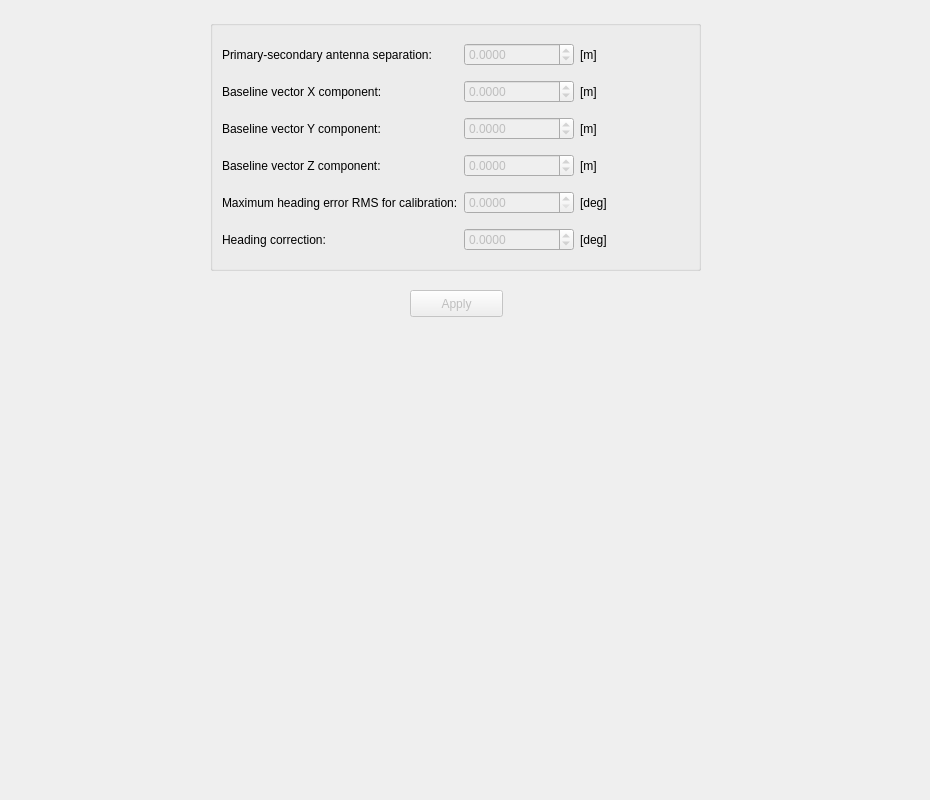
<?xml version="1.0" encoding="UTF-8"?>
<ui version="4.0">
 <class>GAMSParametersControl</class>
 <widget class="QWidget" name="GAMSParametersControl">
  <property name="geometry">
   <rect>
    <x>0</x>
    <y>0</y>
    <width>930</width>
    <height>800</height>
   </rect>
  </property>
  <property name="windowTitle">
   <string>Form</string>
  </property>
  <widget class="QGroupBox" name="groupBox_6">
   <property name="geometry">
    <rect>
     <x>210</x>
     <y>20</y>
     <width>491</width>
     <height>251</height>
    </rect>
   </property>
   <property name="title">
    <string/>
   </property>
   <layout class="QGridLayout" name="gridLayout">
    <item row="5" column="0">
     <widget class="QLabel" name="label_7">
      <property name="text">
       <string>Heading correction:</string>
      </property>
     </widget>
    </item>
    <item row="5" column="1">
     <widget class="QDoubleSpinBox" name="headCorrSpinBox">
      <property name="enabled">
       <bool>false</bool>
      </property>
      <property name="decimals">
       <number>4</number>
      </property>
      <property name="minimum">
       <double>-1000000.000000000000000</double>
      </property>
      <property name="maximum">
       <double>1000000.000000000000000</double>
      </property>
      <property name="singleStep">
       <double>0.100000000000000</double>
      </property>
     </widget>
    </item>
    <item row="4" column="0">
     <widget class="QLabel" name="label_8">
      <property name="text">
       <string>Maximum heading error RMS for calibration:</string>
      </property>
     </widget>
    </item>
    <item row="4" column="1">
     <widget class="QDoubleSpinBox" name="maxHeadSpinBox">
      <property name="enabled">
       <bool>false</bool>
      </property>
      <property name="decimals">
       <number>4</number>
      </property>
      <property name="maximum">
       <double>1000000.000000000000000</double>
      </property>
      <property name="singleStep">
       <double>0.100000000000000</double>
      </property>
     </widget>
    </item>
    <item row="3" column="0">
     <widget class="QLabel" name="label_9">
      <property name="text">
       <string>Baseline vector Z component:</string>
      </property>
     </widget>
    </item>
    <item row="3" column="1">
     <widget class="QDoubleSpinBox" name="baseZSpinBox">
      <property name="enabled">
       <bool>false</bool>
      </property>
      <property name="decimals">
       <number>4</number>
      </property>
      <property name="minimum">
       <double>-1000000.000000000000000</double>
      </property>
      <property name="maximum">
       <double>1000000.000000000000000</double>
      </property>
      <property name="singleStep">
       <double>0.100000000000000</double>
      </property>
     </widget>
    </item>
    <item row="2" column="0">
     <widget class="QLabel" name="label_10">
      <property name="text">
       <string>Baseline vector Y component:</string>
      </property>
     </widget>
    </item>
    <item row="2" column="1">
     <widget class="QDoubleSpinBox" name="baseYSpinBox">
      <property name="enabled">
       <bool>false</bool>
      </property>
      <property name="decimals">
       <number>4</number>
      </property>
      <property name="minimum">
       <double>-1000000.000000000000000</double>
      </property>
      <property name="maximum">
       <double>1000000.000000000000000</double>
      </property>
      <property name="singleStep">
       <double>0.100000000000000</double>
      </property>
     </widget>
    </item>
    <item row="1" column="0">
     <widget class="QLabel" name="label_11">
      <property name="text">
       <string>Baseline vector X component:</string>
      </property>
     </widget>
    </item>
    <item row="1" column="1">
     <widget class="QDoubleSpinBox" name="baseXSpinBox">
      <property name="enabled">
       <bool>false</bool>
      </property>
      <property name="decimals">
       <number>4</number>
      </property>
      <property name="minimum">
       <double>-1000000.000000000000000</double>
      </property>
      <property name="maximum">
       <double>1000000.000000000000000</double>
      </property>
      <property name="singleStep">
       <double>0.100000000000000</double>
      </property>
     </widget>
    </item>
    <item row="0" column="0">
     <widget class="QLabel" name="label_12">
      <property name="text">
       <string>Primary-secondary antenna separation:</string>
      </property>
     </widget>
    </item>
    <item row="0" column="1">
     <widget class="QDoubleSpinBox" name="antennaSpinBox">
      <property name="enabled">
       <bool>false</bool>
      </property>
      <property name="buttonSymbols">
       <enum>QAbstractSpinBox::UpDownArrows</enum>
      </property>
      <property name="decimals">
       <number>4</number>
      </property>
      <property name="minimum">
       <double>-1000000.000000000000000</double>
      </property>
      <property name="maximum">
       <double>1000000.000000000000000</double>
      </property>
      <property name="singleStep">
       <double>0.100000000000000</double>
      </property>
     </widget>
    </item>
    <item row="1" column="2">
     <widget class="QLabel" name="label_14">
      <property name="text">
       <string>[m]</string>
      </property>
     </widget>
    </item>
    <item row="2" column="2">
     <widget class="QLabel" name="label_15">
      <property name="text">
       <string>[m]</string>
      </property>
     </widget>
    </item>
    <item row="0" column="2">
     <widget class="QLabel" name="label_13">
      <property name="text">
       <string>[m]</string>
      </property>
     </widget>
    </item>
    <item row="3" column="2">
     <widget class="QLabel" name="label_16">
      <property name="text">
       <string>[m]</string>
      </property>
     </widget>
    </item>
    <item row="4" column="2">
     <widget class="QLabel" name="label_17">
      <property name="text">
       <string>[deg]</string>
      </property>
     </widget>
    </item>
    <item row="5" column="2">
     <widget class="QLabel" name="label_18">
      <property name="text">
       <string>[deg]</string>
      </property>
     </widget>
    </item>
   </layout>
  </widget>
  <widget class="QPushButton" name="applyButton">
   <property name="enabled">
    <bool>false</bool>
   </property>
   <property name="geometry">
    <rect>
     <x>410</x>
     <y>290</y>
     <width>93</width>
     <height>27</height>
    </rect>
   </property>
   <property name="text">
    <string>Apply</string>
   </property>
  </widget>
 </widget>
 <resources/>
 <connections>
  <connection>
   <sender>applyButton</sender>
   <signal>pressed()</signal>
   <receiver>GAMSParametersControl</receiver>
   <slot>applyPressed()</slot>
   <hints>
    <hint type="sourcelabel">
     <x>446</x>
     <y>613</y>
    </hint>
    <hint type="destinationlabel">
     <x>464</x>
     <y>399</y>
    </hint>
   </hints>
  </connection>
 </connections>
 <slots>
  <slot>applyPressed()</slot>
 </slots>
</ui>
